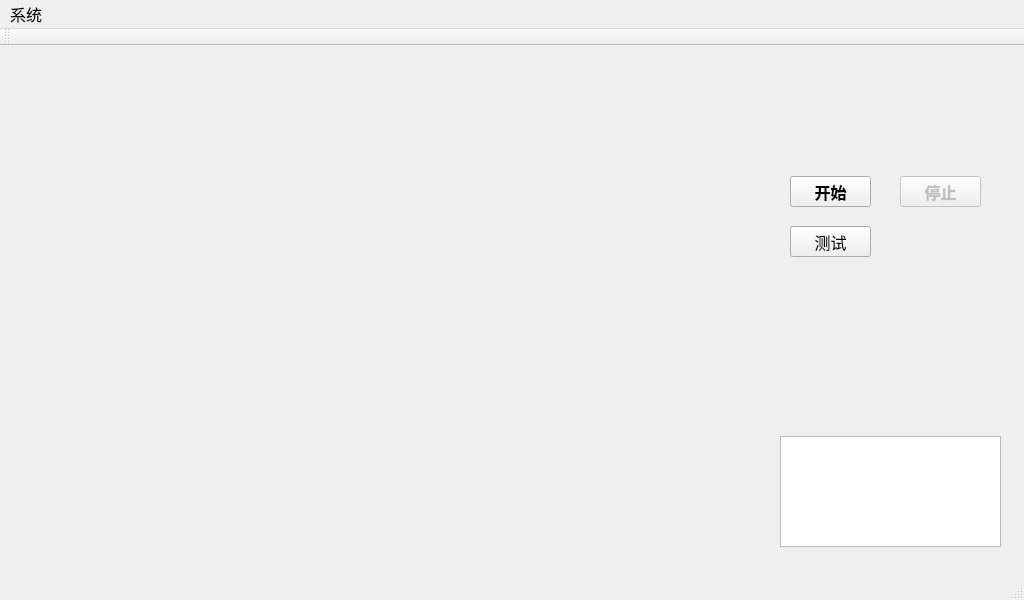
<?xml version="1.0" encoding="UTF-8"?>
<ui version="4.0">
 <class>MainWindow</class>
 <widget class="QMainWindow" name="MainWindow">
  <property name="geometry">
   <rect>
    <x>0</x>
    <y>0</y>
    <width>1024</width>
    <height>600</height>
   </rect>
  </property>
  <property name="font">
   <font>
    <pointsize>12</pointsize>
   </font>
  </property>
  <property name="windowTitle">
   <string>MainWindow</string>
  </property>
  <widget class="QWidget" name="centralWidget">
   <widget class="QWidget" name="widget" native="true">
    <property name="geometry">
     <rect>
      <x>20</x>
      <y>20</y>
      <width>741</width>
      <height>481</height>
     </rect>
    </property>
    <property name="minimumSize">
     <size>
      <width>0</width>
      <height>0</height>
     </size>
    </property>
   </widget>
   <widget class="QPushButton" name="pushButton_Start">
    <property name="geometry">
     <rect>
      <x>790</x>
      <y>130</y>
      <width>81</width>
      <height>31</height>
     </rect>
    </property>
    <property name="font">
     <font>
      <family>Agency FB</family>
      <pointsize>12</pointsize>
      <weight>75</weight>
      <bold>true</bold>
     </font>
    </property>
    <property name="styleSheet">
     <string notr="true"/>
    </property>
    <property name="text">
     <string>开始</string>
    </property>
   </widget>
   <widget class="QPushButton" name="pushButton_Stop">
    <property name="enabled">
     <bool>false</bool>
    </property>
    <property name="geometry">
     <rect>
      <x>900</x>
      <y>130</y>
      <width>81</width>
      <height>31</height>
     </rect>
    </property>
    <property name="font">
     <font>
      <family>Agency FB</family>
      <pointsize>12</pointsize>
      <weight>75</weight>
      <bold>true</bold>
     </font>
    </property>
    <property name="text">
     <string>停止</string>
    </property>
   </widget>
   <widget class="QLabel" name="label_2">
    <property name="enabled">
     <bool>true</bool>
    </property>
    <property name="geometry">
     <rect>
      <x>780</x>
      <y>20</y>
      <width>221</width>
      <height>91</height>
     </rect>
    </property>
    <property name="sizePolicy">
     <sizepolicy hsizetype="Preferred" vsizetype="Preferred">
      <horstretch>5</horstretch>
      <verstretch>0</verstretch>
     </sizepolicy>
    </property>
    <property name="focusPolicy">
     <enum>Qt::NoFocus</enum>
    </property>
    <property name="layoutDirection">
     <enum>Qt::LeftToRight</enum>
    </property>
    <property name="autoFillBackground">
     <bool>false</bool>
    </property>
    <property name="text">
     <string/>
    </property>
    <property name="textFormat">
     <enum>Qt::PlainText</enum>
    </property>
    <property name="pixmap">
     <pixmap resource="aqlogo.qrc">:/AqLogo.PNG</pixmap>
    </property>
    <property name="scaledContents">
     <bool>true</bool>
    </property>
   </widget>
   <widget class="QTextBrowser" name="textBrowser">
    <property name="geometry">
     <rect>
      <x>780</x>
      <y>390</y>
      <width>221</width>
      <height>111</height>
     </rect>
    </property>
   </widget>
   <widget class="QPushButton" name="pushButton_TestItem">
    <property name="geometry">
     <rect>
      <x>790</x>
      <y>180</y>
      <width>81</width>
      <height>31</height>
     </rect>
    </property>
    <property name="text">
     <string>测试</string>
    </property>
   </widget>
   <zorder>widget</zorder>
   <zorder>pushButton_Stop</zorder>
   <zorder>pushButton_Start</zorder>
   <zorder>label_2</zorder>
   <zorder>textBrowser</zorder>
   <zorder>pushButton_TestItem</zorder>
  </widget>
  <widget class="QMenuBar" name="menuBar">
   <property name="geometry">
    <rect>
     <x>0</x>
     <y>0</y>
     <width>1024</width>
     <height>33</height>
    </rect>
   </property>
   <property name="font">
    <font>
     <pointsize>12</pointsize>
    </font>
   </property>
   <widget class="QMenu" name="menu">
    <property name="geometry">
     <rect>
      <x>339</x>
      <y>123</y>
      <width>183</width>
      <height>130</height>
     </rect>
    </property>
    <property name="font">
     <font>
      <pointsize>12</pointsize>
     </font>
    </property>
    <property name="title">
     <string>系统</string>
    </property>
    <addaction name="actionParam"/>
    <addaction name="actionShapeModel"/>
   </widget>
   <addaction name="menu"/>
  </widget>
  <widget class="QToolBar" name="mainToolBar">
   <property name="sizePolicy">
    <sizepolicy hsizetype="Preferred" vsizetype="Fixed">
     <horstretch>0</horstretch>
     <verstretch>0</verstretch>
    </sizepolicy>
   </property>
   <property name="font">
    <font>
     <pointsize>20</pointsize>
    </font>
   </property>
   <attribute name="toolBarArea">
    <enum>TopToolBarArea</enum>
   </attribute>
   <attribute name="toolBarBreak">
    <bool>false</bool>
   </attribute>
  </widget>
  <widget class="QStatusBar" name="statusBar"/>
  <action name="actionParam">
   <property name="text">
    <string>Param</string>
   </property>
   <property name="font">
    <font/>
   </property>
  </action>
  <action name="actionShapeModel">
   <property name="text">
    <string>ShapeModel</string>
   </property>
  </action>
  <action name="actionCam0">
   <property name="text">
    <string>Cam0</string>
   </property>
  </action>
 </widget>
 <layoutdefault spacing="6" margin="11"/>
 <resources>
  <include location="aqlogo.qrc"/>
 </resources>
 <connections/>
</ui>
